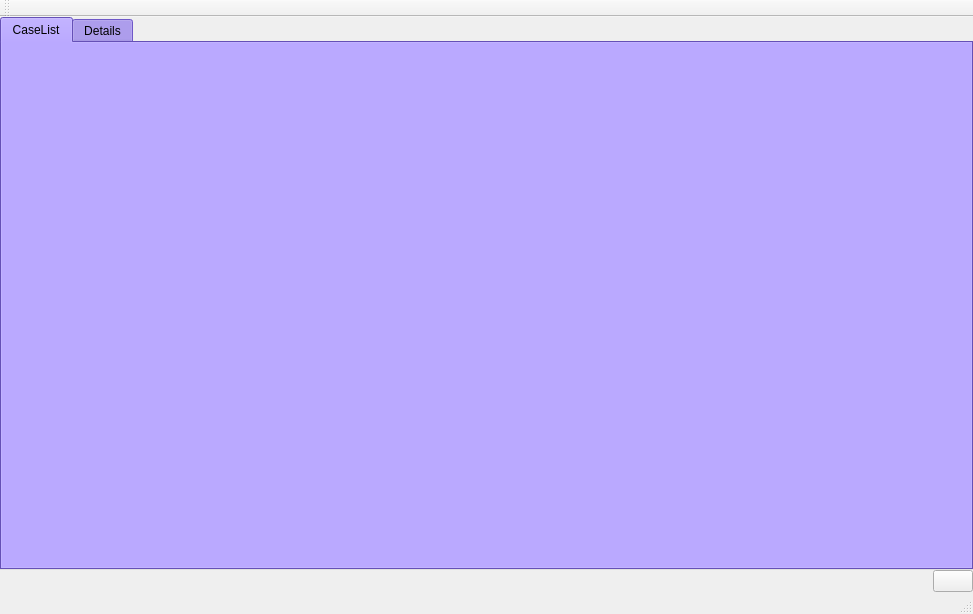
<?xml version="1.0" encoding="UTF-8"?>
<ui version="4.0">
 <class>MainWindow</class>
 <widget class="QMainWindow" name="MainWindow">
  <property name="geometry">
   <rect>
    <x>0</x>
    <y>0</y>
    <width>973</width>
    <height>614</height>
   </rect>
  </property>
  <property name="acceptDrops">
   <bool>true</bool>
  </property>
  <property name="windowTitle">
   <string>Professional testing tools</string>
  </property>
  <property name="windowIcon">
   <iconset resource="../qrc.qrc">
    <normaloff>:/qrc/定位-green.png</normaloff>:/qrc/定位-green.png</iconset>
  </property>
  <property name="windowOpacity">
   <double>11.000000000000000</double>
  </property>
  <property name="styleSheet">
   <string notr="true">background: url(:/qrc/demo5.jpg);
</string>
  </property>
  <widget class="QWidget" name="centralWidget">
   <layout class="QGridLayout" name="gridLayout">
    <property name="leftMargin">
     <number>0</number>
    </property>
    <property name="topMargin">
     <number>0</number>
    </property>
    <property name="rightMargin">
     <number>0</number>
    </property>
    <property name="bottomMargin">
     <number>0</number>
    </property>
    <property name="spacing">
     <number>0</number>
    </property>
    <item row="1" column="1">
     <widget class="QPushButton" name="pushButton">
      <property name="text">
       <string/>
      </property>
      <property name="icon">
       <iconset resource="../qrc.qrc">
        <normaloff>:/qrc/语音已播放.png</normaloff>:/qrc/语音已播放.png</iconset>
      </property>
     </widget>
    </item>
    <item row="1" column="0">
     <spacer name="horizontalSpacer">
      <property name="orientation">
       <enum>Qt::Horizontal</enum>
      </property>
      <property name="sizeHint" stdset="0">
       <size>
        <width>40</width>
        <height>20</height>
       </size>
      </property>
     </spacer>
    </item>
    <item row="0" column="0" colspan="2">
     <widget class="QTabWidget" name="tabWidget">
      <property name="palette">
       <palette>
        <active>
         <colorrole role="WindowText">
          <brush brushstyle="SolidPattern">
           <color alpha="255">
            <red>0</red>
            <green>0</green>
            <blue>0</blue>
           </color>
          </brush>
         </colorrole>
         <colorrole role="Button">
          <brush brushstyle="SolidPattern">
           <color alpha="255">
            <red>141</red>
            <green>112</green>
            <blue>255</blue>
           </color>
          </brush>
         </colorrole>
         <colorrole role="Light">
          <brush brushstyle="SolidPattern">
           <color alpha="255">
            <red>243</red>
            <green>240</green>
            <blue>255</blue>
           </color>
          </brush>
         </colorrole>
         <colorrole role="Midlight">
          <brush brushstyle="SolidPattern">
           <color alpha="255">
            <red>192</red>
            <green>176</green>
            <blue>255</blue>
           </color>
          </brush>
         </colorrole>
         <colorrole role="Dark">
          <brush brushstyle="SolidPattern">
           <color alpha="255">
            <red>70</red>
            <green>56</green>
            <blue>127</blue>
           </color>
          </brush>
         </colorrole>
         <colorrole role="Mid">
          <brush brushstyle="SolidPattern">
           <color alpha="255">
            <red>94</red>
            <green>74</green>
            <blue>170</blue>
           </color>
          </brush>
         </colorrole>
         <colorrole role="Text">
          <brush brushstyle="SolidPattern">
           <color alpha="255">
            <red>0</red>
            <green>0</green>
            <blue>0</blue>
           </color>
          </brush>
         </colorrole>
         <colorrole role="BrightText">
          <brush brushstyle="SolidPattern">
           <color alpha="255">
            <red>255</red>
            <green>255</green>
            <blue>255</blue>
           </color>
          </brush>
         </colorrole>
         <colorrole role="ButtonText">
          <brush brushstyle="SolidPattern">
           <color alpha="255">
            <red>0</red>
            <green>0</green>
            <blue>0</blue>
           </color>
          </brush>
         </colorrole>
         <colorrole role="Base">
          <brush brushstyle="SolidPattern">
           <color alpha="255">
            <red>255</red>
            <green>255</green>
            <blue>255</blue>
           </color>
          </brush>
         </colorrole>
         <colorrole role="Window">
          <brush brushstyle="SolidPattern">
           <color alpha="255">
            <red>141</red>
            <green>112</green>
            <blue>255</blue>
           </color>
          </brush>
         </colorrole>
         <colorrole role="Shadow">
          <brush brushstyle="SolidPattern">
           <color alpha="255">
            <red>0</red>
            <green>0</green>
            <blue>0</blue>
           </color>
          </brush>
         </colorrole>
         <colorrole role="AlternateBase">
          <brush brushstyle="SolidPattern">
           <color alpha="255">
            <red>198</red>
            <green>183</green>
            <blue>255</blue>
           </color>
          </brush>
         </colorrole>
         <colorrole role="ToolTipBase">
          <brush brushstyle="SolidPattern">
           <color alpha="255">
            <red>255</red>
            <green>255</green>
            <blue>220</blue>
           </color>
          </brush>
         </colorrole>
         <colorrole role="ToolTipText">
          <brush brushstyle="SolidPattern">
           <color alpha="255">
            <red>0</red>
            <green>0</green>
            <blue>0</blue>
           </color>
          </brush>
         </colorrole>
        </active>
        <inactive>
         <colorrole role="WindowText">
          <brush brushstyle="SolidPattern">
           <color alpha="255">
            <red>0</red>
            <green>0</green>
            <blue>0</blue>
           </color>
          </brush>
         </colorrole>
         <colorrole role="Button">
          <brush brushstyle="SolidPattern">
           <color alpha="255">
            <red>141</red>
            <green>112</green>
            <blue>255</blue>
           </color>
          </brush>
         </colorrole>
         <colorrole role="Light">
          <brush brushstyle="SolidPattern">
           <color alpha="255">
            <red>243</red>
            <green>240</green>
            <blue>255</blue>
           </color>
          </brush>
         </colorrole>
         <colorrole role="Midlight">
          <brush brushstyle="SolidPattern">
           <color alpha="255">
            <red>192</red>
            <green>176</green>
            <blue>255</blue>
           </color>
          </brush>
         </colorrole>
         <colorrole role="Dark">
          <brush brushstyle="SolidPattern">
           <color alpha="255">
            <red>70</red>
            <green>56</green>
            <blue>127</blue>
           </color>
          </brush>
         </colorrole>
         <colorrole role="Mid">
          <brush brushstyle="SolidPattern">
           <color alpha="255">
            <red>94</red>
            <green>74</green>
            <blue>170</blue>
           </color>
          </brush>
         </colorrole>
         <colorrole role="Text">
          <brush brushstyle="SolidPattern">
           <color alpha="255">
            <red>0</red>
            <green>0</green>
            <blue>0</blue>
           </color>
          </brush>
         </colorrole>
         <colorrole role="BrightText">
          <brush brushstyle="SolidPattern">
           <color alpha="255">
            <red>255</red>
            <green>255</green>
            <blue>255</blue>
           </color>
          </brush>
         </colorrole>
         <colorrole role="ButtonText">
          <brush brushstyle="SolidPattern">
           <color alpha="255">
            <red>0</red>
            <green>0</green>
            <blue>0</blue>
           </color>
          </brush>
         </colorrole>
         <colorrole role="Base">
          <brush brushstyle="SolidPattern">
           <color alpha="255">
            <red>255</red>
            <green>255</green>
            <blue>255</blue>
           </color>
          </brush>
         </colorrole>
         <colorrole role="Window">
          <brush brushstyle="SolidPattern">
           <color alpha="255">
            <red>141</red>
            <green>112</green>
            <blue>255</blue>
           </color>
          </brush>
         </colorrole>
         <colorrole role="Shadow">
          <brush brushstyle="SolidPattern">
           <color alpha="255">
            <red>0</red>
            <green>0</green>
            <blue>0</blue>
           </color>
          </brush>
         </colorrole>
         <colorrole role="AlternateBase">
          <brush brushstyle="SolidPattern">
           <color alpha="255">
            <red>198</red>
            <green>183</green>
            <blue>255</blue>
           </color>
          </brush>
         </colorrole>
         <colorrole role="ToolTipBase">
          <brush brushstyle="SolidPattern">
           <color alpha="255">
            <red>255</red>
            <green>255</green>
            <blue>220</blue>
           </color>
          </brush>
         </colorrole>
         <colorrole role="ToolTipText">
          <brush brushstyle="SolidPattern">
           <color alpha="255">
            <red>0</red>
            <green>0</green>
            <blue>0</blue>
           </color>
          </brush>
         </colorrole>
        </inactive>
        <disabled>
         <colorrole role="WindowText">
          <brush brushstyle="SolidPattern">
           <color alpha="255">
            <red>70</red>
            <green>56</green>
            <blue>127</blue>
           </color>
          </brush>
         </colorrole>
         <colorrole role="Button">
          <brush brushstyle="SolidPattern">
           <color alpha="255">
            <red>141</red>
            <green>112</green>
            <blue>255</blue>
           </color>
          </brush>
         </colorrole>
         <colorrole role="Light">
          <brush brushstyle="SolidPattern">
           <color alpha="255">
            <red>243</red>
            <green>240</green>
            <blue>255</blue>
           </color>
          </brush>
         </colorrole>
         <colorrole role="Midlight">
          <brush brushstyle="SolidPattern">
           <color alpha="255">
            <red>192</red>
            <green>176</green>
            <blue>255</blue>
           </color>
          </brush>
         </colorrole>
         <colorrole role="Dark">
          <brush brushstyle="SolidPattern">
           <color alpha="255">
            <red>70</red>
            <green>56</green>
            <blue>127</blue>
           </color>
          </brush>
         </colorrole>
         <colorrole role="Mid">
          <brush brushstyle="SolidPattern">
           <color alpha="255">
            <red>94</red>
            <green>74</green>
            <blue>170</blue>
           </color>
          </brush>
         </colorrole>
         <colorrole role="Text">
          <brush brushstyle="SolidPattern">
           <color alpha="255">
            <red>70</red>
            <green>56</green>
            <blue>127</blue>
           </color>
          </brush>
         </colorrole>
         <colorrole role="BrightText">
          <brush brushstyle="SolidPattern">
           <color alpha="255">
            <red>255</red>
            <green>255</green>
            <blue>255</blue>
           </color>
          </brush>
         </colorrole>
         <colorrole role="ButtonText">
          <brush brushstyle="SolidPattern">
           <color alpha="255">
            <red>70</red>
            <green>56</green>
            <blue>127</blue>
           </color>
          </brush>
         </colorrole>
         <colorrole role="Base">
          <brush brushstyle="SolidPattern">
           <color alpha="255">
            <red>141</red>
            <green>112</green>
            <blue>255</blue>
           </color>
          </brush>
         </colorrole>
         <colorrole role="Window">
          <brush brushstyle="SolidPattern">
           <color alpha="255">
            <red>141</red>
            <green>112</green>
            <blue>255</blue>
           </color>
          </brush>
         </colorrole>
         <colorrole role="Shadow">
          <brush brushstyle="SolidPattern">
           <color alpha="255">
            <red>0</red>
            <green>0</green>
            <blue>0</blue>
           </color>
          </brush>
         </colorrole>
         <colorrole role="AlternateBase">
          <brush brushstyle="SolidPattern">
           <color alpha="255">
            <red>141</red>
            <green>112</green>
            <blue>255</blue>
           </color>
          </brush>
         </colorrole>
         <colorrole role="ToolTipBase">
          <brush brushstyle="SolidPattern">
           <color alpha="255">
            <red>255</red>
            <green>255</green>
            <blue>220</blue>
           </color>
          </brush>
         </colorrole>
         <colorrole role="ToolTipText">
          <brush brushstyle="SolidPattern">
           <color alpha="255">
            <red>0</red>
            <green>0</green>
            <blue>0</blue>
           </color>
          </brush>
         </colorrole>
        </disabled>
       </palette>
      </property>
      <property name="currentIndex">
       <number>0</number>
      </property>
      <widget class="QWidget" name="tab">
       <attribute name="title">
        <string>CaseList</string>
       </attribute>
      </widget>
      <widget class="QWidget" name="Details">
       <attribute name="title">
        <string>Details</string>
       </attribute>
      </widget>
     </widget>
    </item>
   </layout>
  </widget>
  <widget class="QMenuBar" name="menuBar">
   <property name="geometry">
    <rect>
     <x>0</x>
     <y>0</y>
     <width>973</width>
     <height>23</height>
    </rect>
   </property>
  </widget>
  <widget class="QToolBar" name="mainToolBar">
   <attribute name="toolBarArea">
    <enum>TopToolBarArea</enum>
   </attribute>
   <attribute name="toolBarBreak">
    <bool>false</bool>
   </attribute>
  </widget>
  <widget class="QStatusBar" name="statusBar"/>
 </widget>
 <layoutdefault spacing="6" margin="11"/>
 <resources>
  <include location="../qrc.qrc"/>
 </resources>
 <connections/>
</ui>
